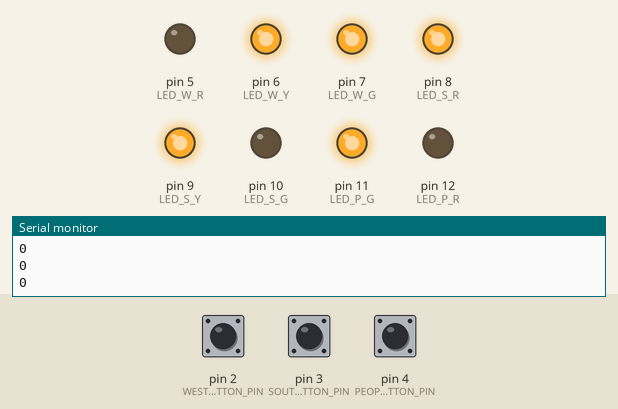
Simulated run of this sketch. Board: Arduino Uno, built with avr-gcc and run on an emulated ATmega328P. On the bench: output pins drawn as LEDs (lit = HIGH), the last lines printed to the serial monitor. Dashed ring = blinking. The inputs (shaded band) are chosen by the test bench; at power-on: pin 2 (WEST_BUTTON_PIN) HIGH, pin 3 (SOUTH_BUTTON_PIN) HIGH, pin 4 (PEOPLE_BUTTON_PIN) HIGH.

Above: at 8.3 s.
8.4 s: pin 2 (WEST_BUTTON_PIN) pulled LOW for 3 s
At 11.4 s:
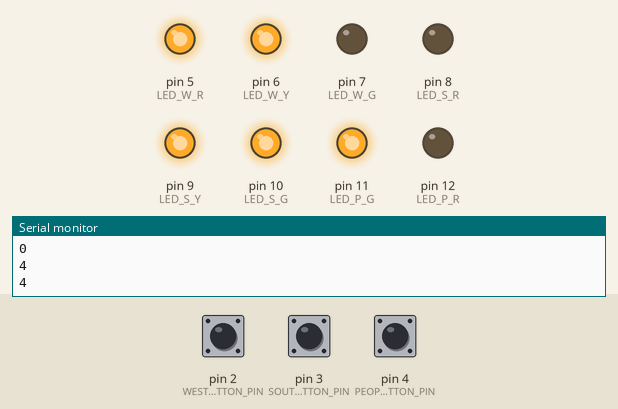
12.9 s: pin 3 (SOUTH_BUTTON_PIN) pulled LOW for 3 s
At 13.3 s:
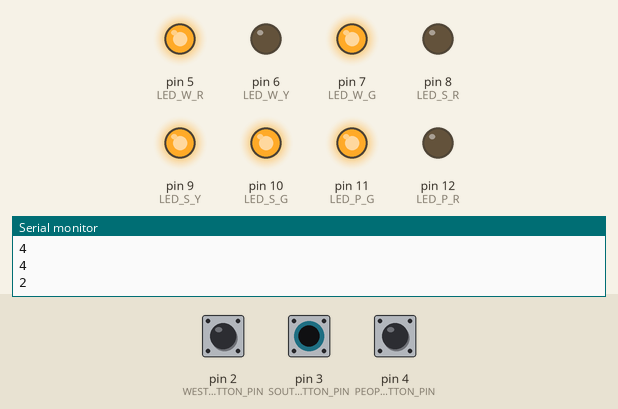
17.4 s: pin 4 (PEOPLE_BUTTON_PIN) pulled LOW for 3 s
At 20.3 s:
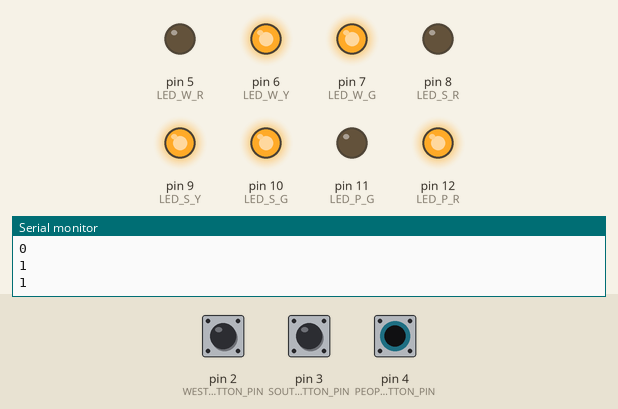
21.9 s: pin 2 (WEST_BUTTON_PIN) pulled LOW for 3 s
At 24.9 s:
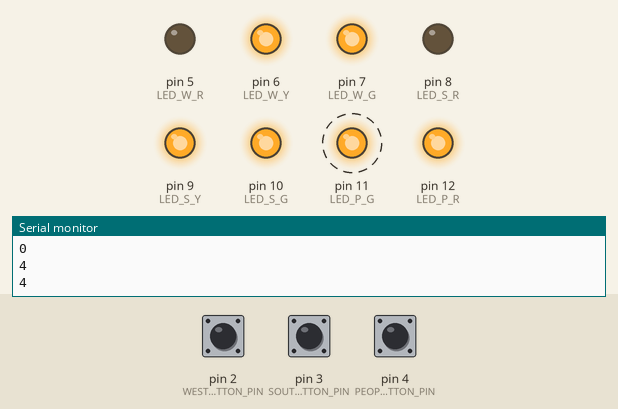
Timing chart, 0 to 28.5 s (numbered marks = the images above; inputs shaded):
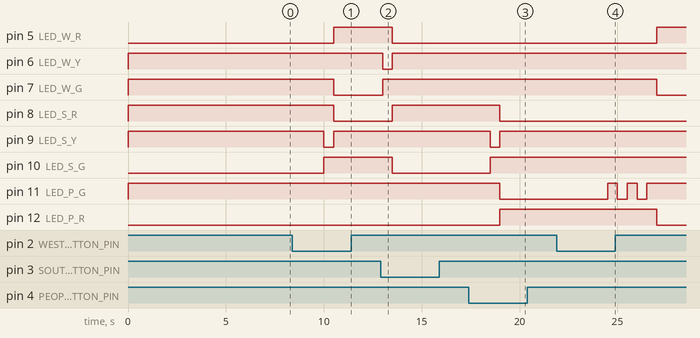

Measured:
- after the input at 8.4 s, pin 5 (LED_W_R): LOW → HIGH after 2.1 s; pin 7 (LED_W_G), pin 8 (LED_S_R): HIGH → LOW after 2.1 s; pin 9 (LED_S_Y): HIGH → LOW after 1.6 s, → HIGH 0.50 s later; pin 10 (LED_S_G): LOW → HIGH after 1.6 s
- after the input at 12.9 s, pin 5 (LED_W_R), pin 10 (LED_S_G): HIGH → LOW after 0.60 s; pin 6 (LED_W_Y): HIGH → LOW after 0.10 s, → HIGH 0.50 s later; pin 7 (LED_W_G): LOW → HIGH after 0.10 s; pin 8 (LED_S_R): LOW → HIGH after 0.60 s
- after the input at 17.4 s, pin 8 (LED_S_R), pin 11 (LED_P_G): HIGH → LOW after 1.6 s; pin 9 (LED_S_Y): HIGH → LOW after 1.1 s, → HIGH 0.50 s later; pin 10 (LED_S_G): LOW → HIGH after 1.1 s; pin 12 (LED_P_R): LOW → HIGH after 1.6 s
- after the input at 21.9 s, pin 5 (LED_W_R): LOW → HIGH after 5.1 s; pin 7 (LED_W_G), pin 12 (LED_P_R): HIGH → LOW after 5.1 s; pin 11 (LED_P_G): alternates HIGH for 0.50 s and LOW for 0.50 s, 5 changes in all, then stays HIGH, starting after 2.6 s

The sketch:

10_0332_0437.ino
```cpp
#define WEST_BUTTON_PIN 2
#define SOUTH_BUTTON_PIN 3
#define PEOPLE_BUTTON_PIN 4

#define LED_W_R 5
#define LED_W_Y 6
#define LED_W_G 7

#define LED_S_R 8
#define LED_S_Y 9
#define LED_S_G 10

#define LED_P_G 11
#define LED_P_R 12

struct State {
unsigned long ST_Out; // 6-bit pattern to street output
unsigned long Time; // delay in ms units
unsigned long Next[8];}; // next state for inputs 0,1,2,3
typedef const struct State SType;

int input,input1, input2, input3;
unsigned long S=0; // index to the current state
//WR W
SType FSM[19]={                                 // W S คน
{B10000101,2500,{0,5,0,5,1,5,1,5}},             // goS         0
{B10001001,500,{2,2,2,2,2,2,2,2}},             // waitS_2W     1
{B00110001,2500,{2,12,3,12,2,12,3,3}},          // goW         2
{B01010001,500,{0,0,0,0,0,0,0,0}},             // waitW_2S     3
{B10010010,2500,{4,4,6,6,13,13,13,13}},         // goP         4
{B10001001,500,{4,4,4,4,4,4,4,4}},             // waitS_2P     5
{B10010010,500,{7,7,7,7,7,7,7,7}},             // waitP_S1 ติด  6
{B10010000,500,{8,8,8,8,8,8,8,8}},             // waitP_S2 ดับ  7
{B10010010,500,{9,9,9,9,9,9,9,9}},             // waitP_S3 ติด  8
{B10010000,500,{10,10,10,10,10,10,10,10}},     // waitP_S4 ดับ  9
{B10010010,500,{11,11,11,11,11,11,11,11}},     // waitP_S5 ติด  10
{B10010000,500,{0,0,0,0,0,0,0,0}},             // waitP_S6 ดับ  11
{B01010001,500,{4,4,4,4,4,4,4,4}},             // waitW_2P     12
{B10010010,500,{14,14,14,14,14,14,14,14}},     // waitP_W1 ติด  13
{B10010000,500,{15,15,15,15,15,15,15,15}},     // waitP_W2 ดับ  14
{B10010010,500,{16,16,16,16,16,16,16,16}},     // waitP_W3 ติด  15
{B10010000,500,{17,17,17,17,17,17,17,17}},     // waitP_W4 ดับ  16
{B10010010,500,{18,18,18,18,18,18,18,18}},     // waitP_W5 ติด  17
{B10010000,500,{2,2,2,2,2,2,2,2}},             // waitP_W6 ดับ  18
};

void setup() {
  Serial.begin(9600);
  pinMode(LED_W_R, OUTPUT);
  pinMode(LED_W_Y, OUTPUT);
  pinMode(LED_W_G, OUTPUT);
  pinMode(WEST_BUTTON_PIN, INPUT_PULLUP);
  pinMode(LED_S_R, OUTPUT);
  pinMode(LED_S_Y, OUTPUT);
  pinMode(LED_S_G, OUTPUT);
  pinMode(SOUTH_BUTTON_PIN, INPUT_PULLUP);
  pinMode(LED_P_G, OUTPUT);
  pinMode(LED_P_R, OUTPUT);
  pinMode(PEOPLE_BUTTON_PIN, INPUT_PULLUP);
}

void loop() {
digitalWrite(LED_W_R, !(FSM[S].ST_Out & B10000000));
digitalWrite(LED_W_Y, !(FSM[S].ST_Out & B01000000));
digitalWrite(LED_W_G, !(FSM[S].ST_Out & B00100000));
digitalWrite(LED_S_R, !(FSM[S].ST_Out & B00010000));
digitalWrite(LED_S_Y, !(FSM[S].ST_Out & B00001000));
digitalWrite(LED_S_G, !(FSM[S].ST_Out & B00000100));
digitalWrite(LED_P_G, !(FSM[S].ST_Out & B00000010));
digitalWrite(LED_P_R, !(FSM[S].ST_Out & B00000001));
delay(FSM[S].Time);

input1 = !digitalRead(WEST_BUTTON_PIN);   // 100
input2 = !digitalRead(SOUTH_BUTTON_PIN);  // 010
input3 = !digitalRead(PEOPLE_BUTTON_PIN); // 001
input = ((input1*4)+(input2*2)+(input3));
S = FSM[S].Next[input];
Serial.println(input);
}
```
